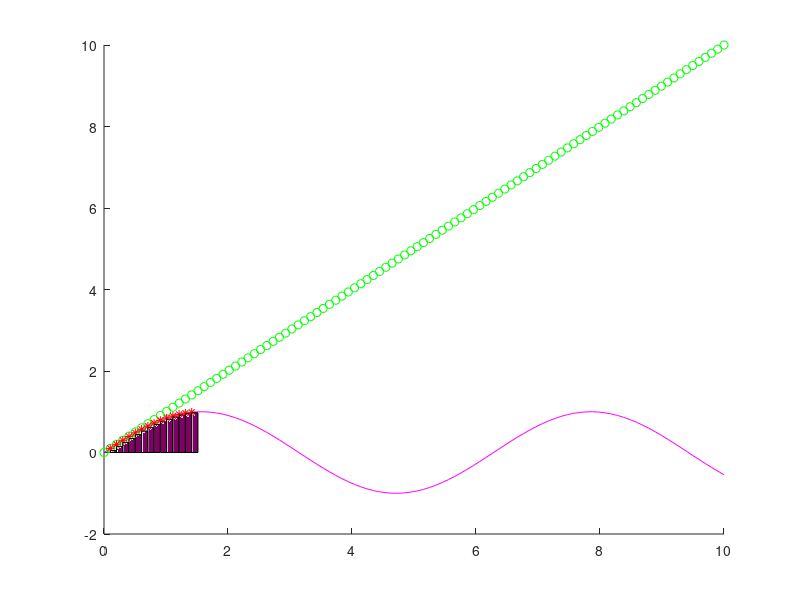

Recreate this plot in MATLAB. (Note: this script raises an error after producing the figure.)
function test
clc
tic

fprintf('hello world\n\n');  % "f" print -> dumps a string to the command window
string1 = sprintf('hello1'); % "s" print -> saves a string

string1

% Create x, y 'data'
x = linspace(0,10,100)'; % create array
y = sin(x);

% FIRST PLOT
figure(1);clf;hold on;
plot(x,y,'-m')
plot(x,x,'og')

% Integrate under curve?
sum_of_areas = 0;
for ii = 2:15
    plot(x(ii),y(ii),'*r');
    width  = x(ii)-x(ii-1);
    height = mean( [ y(ii)    y(ii-1)] );
    sum_of_areas = sum_of_areas + width*height;
    rectangle('Position', [x(ii) 0 width height],  'FaceColor',[.5 0 .4])
end


% OPEN FILE
dat = load('data.txt'); % path can be long
x = dat(:,1); % assign x to column 1
y = dat(:,2);




% SECOND PLOT
figure(2);clf;hold on;
for ii = 1:length(x)
    plot(x(ii),y(ii),'ok','MarkerFaceColor',[47 255 25]/255);
    s1 = sprintf('%d',ii);
    text(x(ii),y(ii),s1)
end


elapsedt = toc
end
